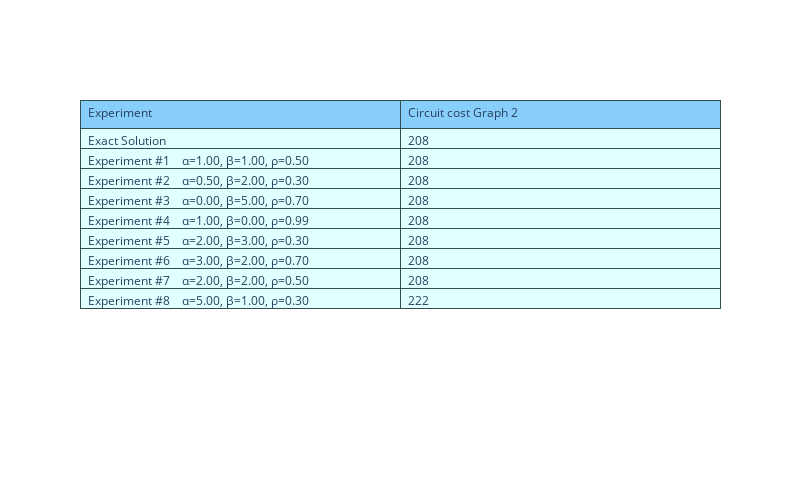

Notebook code for this chart:
### Markdown cell above
# Graph G2

### Code cell
fig = go.Figure(data=[go.Table(
    header=dict(values=['Experiment','Circuit cost Graph 2'],
                line_color='darkslategray',
                fill_color='lightskyblue',
                align='left'),
    cells=dict(values=np.array([[row[0],row[2]] for row in results['values']]).T,
               line_color='darkslategray',
               fill_color='lightcyan',
               align='left'))
])

fig.update_layout(width=800, height=500)
fig.show()

### Figure 1 — Plotly figure (JSON) as saved in the notebook; plotly's stock layout.template omitted (floating-point values rounded to 4 significant figures)
{"data": [{"cells": {"align": "left", "fill": {"color": "lightcyan"}, "line": {"color": "darkslategray"}, "values": [["Exact Solution", "Experiment #1 \n  α=1.00, β=1.00, ρ=0.50", "Experiment #2 \n  α=0.50, β=2.00, ρ=0.30", "Experiment #3 \n  α=0.00, β=5.00, ρ=0.70", "Experiment #4 \n  α=1.00, β=0.00, ρ=0.99", "Experiment #5 \n  α=2.00, β=3.00, ρ=0.30", "Experiment #6 \n  α=3.00, β=2.00, ρ=0.70", "Experiment #7 \n  α=2.00, β=2.00, ρ=0.50", "Experiment #8 \n  α=5.00, β=1.00, ρ=0.30"], ["208", "208", "208", "208", "208", "208", "208", "208", "222"]]}, "header": {"align": "left", "fill": {"color": "lightskyblue"}, "line": {"color": "darkslategray"}, "values": ["Experiment", "Circuit cost Graph 2"]}, "type": "table"}], "layout": {"height": 500, "width": 800}}
